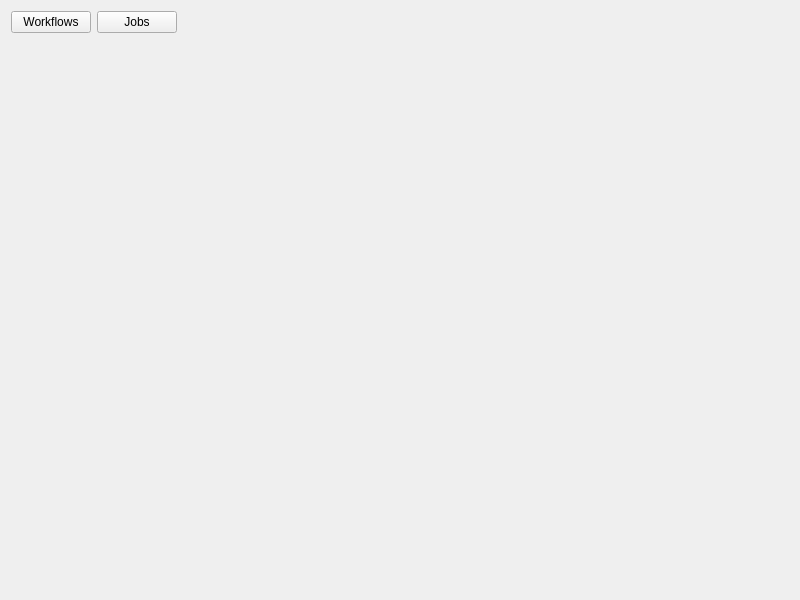
<?xml version="1.0" encoding="UTF-8"?>
<ui version="4.0">
 <class>Form</class>
 <widget class="QWidget" name="Form">
  <property name="geometry">
   <rect>
    <x>0</x>
    <y>0</y>
    <width>800</width>
    <height>600</height>
   </rect>
  </property>
  <property name="windowTitle">
   <string>Process</string>
  </property>
  <layout class="QVBoxLayout" name="verticalLayout">
   <item>
    <layout class="QHBoxLayout" name="buttonLayout">
     <item>
      <widget class="QPushButton" name="workflows_button">
       <property name="text">
        <string>Workflows</string>
       </property>
      </widget>
     </item>
     <item>
      <widget class="QPushButton" name="jobs_button">
       <property name="text">
        <string>Jobs</string>
       </property>
      </widget>
     </item>
     <item>
      <spacer name="horizontalSpacer">
       <property name="orientation">
        <enum>Qt::Horizontal</enum>
       </property>
       <property name="sizeHint" stdset="0">
        <size>
         <width>40</width>
         <height>20</height>
        </size>
       </property>
      </spacer>
     </item>
    </layout>
   </item>
   <item>
    <widget class="QStackedWidget" name="content_widget"/>
   </item>
  </layout>
 </widget>
 <resources/>
 <connections/>
</ui>
